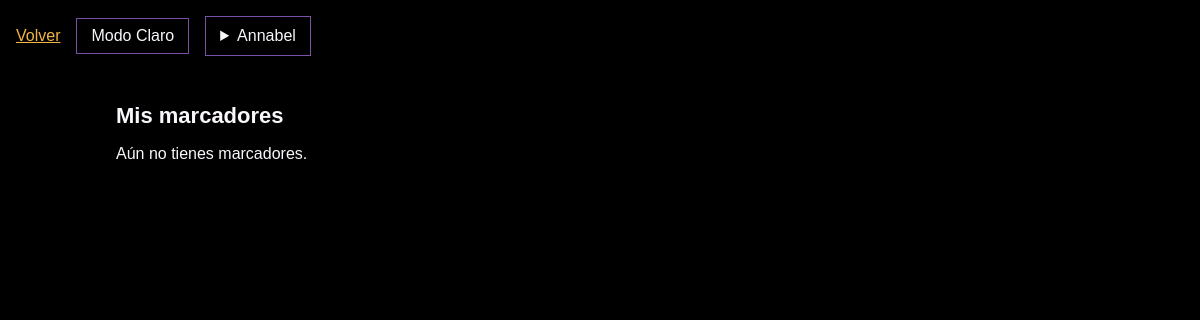
Before: /bookmarks/ (signed in) with the older database file.
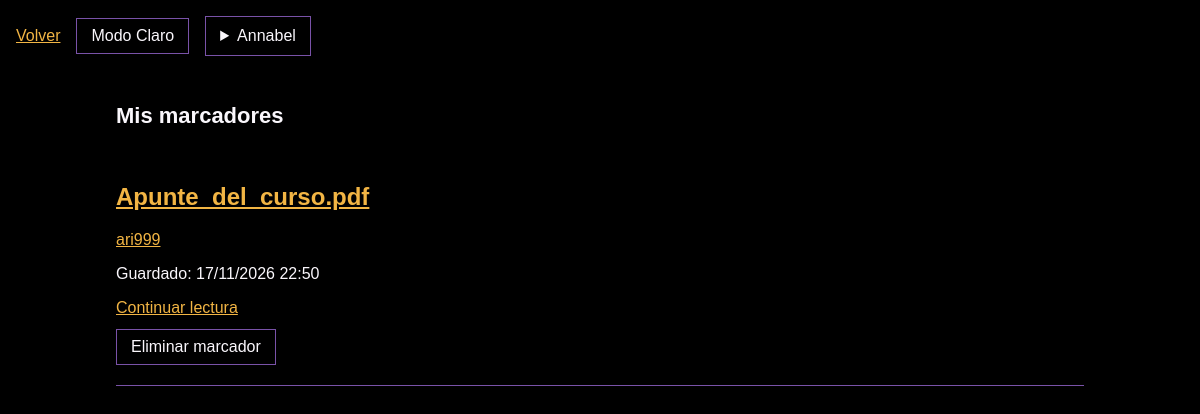
After: the same page with the newer database file.
### pages/models.py (models this page shows, shortened)
class Bookmark(models.Model):
    user = models.ForeignKey(settings.AUTH_USER_MODEL, on_delete=models.CASCADE,
                             related_name="bookmarks")
    story = models.ForeignKey(StoryUpload, on_delete=models.CASCADE,
                              related_name="bookmarks")
    location = models.CharField(max_length=2000)
    updated_at = models.DateTimeField(auto_now=True)
    class Meta:
        constraints = [models.UniqueConstraint(fields=["user", "story"],
                                               name="unique_user_story_bookmark")]
        ordering = ["-updated_at"]

class StoryUpload(models.Model):
    title = models.CharField(max_length=200, blank=True)
    description = models.TextField(max_length=3000, blank=True)
    cover = models.ImageField(upload_to=cover_file_path, blank=True)
    @property
    def display_title(self):
        return self.title or self.original_name
    owner = models.ForeignKey(
        settings.AUTH_USER_MODEL,
        on_delete=models.CASCADE,
        related_name="story_uploads",
    )
    file = models.FileField(upload_to=story_file_path)
    original_name = models.CharField(max_length=255)
    uploaded_at = models.DateTimeField(auto_now_add=True)
    tags = models.ManyToManyField(Tag, blank=True, related_name="stories", verbose_name="Tags")

### pages/views.py (the view)
# urls.py: path("bookmarks/", views.bookmarks, name="bookmarks"),
@login_required
@never_cache
@require_GET
def bookmarks(request):
    return render(request, "pages/bookmarks.html", {
        "bookmarks": Bookmark.objects.filter(user=request.user).select_related("story", "story__owner"),
    })

### pages/moderation.py (called while the page is built)
def is_moderator(user):
    return bool(user.is_authenticated and user.is_active
                and user.email.lower().endswith("@admin.cl")
                and ModerationAccount.objects.filter(user=user, is_admin=True).exists())

### pages/templates/pages/bookmarks.html (shortened to what this page needs)
{% extends 'pages/library_base.html' %}
{% block content %}<h1>Mis marcadores</h1>
{% for bookmark in bookmarks %}<article>
<h2><a href="{% url 'pages:reader' bookmark.story_id %}">{{ bookmark.story.display_title }}</a></h2>
<p><a href="{% url 'pages:profile' bookmark.story.owner_id %}">{{ bookmark.story.owner.username }}</a></p>
<p>Guardado: {{ bookmark.updated_at|date:"d/m/Y H:i" }}</p>
<a href="{% url 'pages:reader' bookmark.story_id %}">Continuar lectura</a>
<form method="post" action="{% url 'pages:delete_bookmark' bookmark.story_id %}">{% csrf_token %}
<button type="submit">Eliminar marcador</button></form>
</article>{% empty %}<p>Aún no tienes marcadores.</p>{% endfor %}
{% endblock %}

### pages/templates/pages/library_base.html (shortened to what this page needs)
{% load static %}
<!doctype html><html lang="es"><head>
<link rel="stylesheet" href="{% static 'pages/theme.css' %}">
<link rel="stylesheet" href="{% static 'pages/reader.css' %}">
<link rel="stylesheet" href="{% static 'pages/profile.css' %}">
</head><body><header><a href="{% url 'pages:home' %}">Volver</a>
<button id="theme-toggle" type="button" aria-pressed="false">Light mode</button>
{% include 'pages/account_menu.html' %}
</header><main>{% block content %}{% endblock %}</main></body></html>

### pages/templates/pages/account_menu.html (shortened to what this page needs)
{% load moderation_tags %}
{% if user.is_authenticated %}
<details class="account-menu">
    <summary aria-label="Cuenta de {{ user.username }}">{{ user.username }}</summary>
</details>
{% endif %}

### pages/static/pages/theme.css (style rules this page uses)
:root { --black: #000000; --gold: #f2b544; --purple: #7952a8; --white: #faf7fc; --pink: #efa8c4; }
:root { color-scheme: dark; --page-background: var(--black); --page-text: var(--white); --accent: var(--gold); --secondary-text: var(--pink); --outline: var(--white); --input-placeholder: #ffffff9c; --upload-hover: #211b10; }

### pages/static/pages/reader.css (style rules this page uses)
* { box-sizing: border-box; }
body { margin: 0; background: var(--page-background); color: var(--page-text); font-family: Arial, sans-serif; }
header, nav { display: flex; align-items: center; gap: 16px; padding: 16px; flex-wrap: wrap; }
a { color: var(--accent); }
button { font: inherit; padding: 8px 14px; color: var(--page-text); background: transparent; border: 1px solid var(--purple); cursor: pointer; }
main { max-width: 1000px; margin: auto; padding: 16px; }
h1 { font-size: 22px; overflow-wrap: anywhere; }
article { padding: 20px 0; border-bottom: 1px solid var(--purple); }
article form { margin-top: 12px; }
html { scroll-behavior: smooth; }

### pages/static/pages/profile.css (style rules this page uses)
.account-menu { position: relative; color: var(--page-text); }
.account-menu summary { padding: 10px 14px; border: 1px solid var(--purple); cursor: pointer; }

Changed rows visible on the page:
added Bookmark: story.display_title "Apunte_del_curso.pdf", story.owner.username "ari999", updated_at "17/11/2026 22:50"
Other visible differences:
text no longer shown: "Aún no tienes marcadores."
